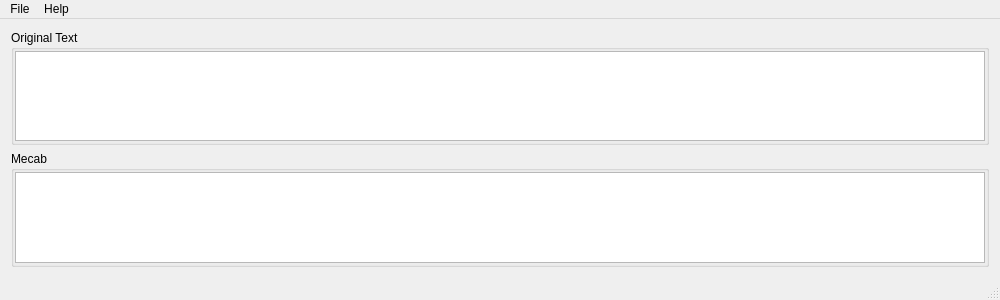
<?xml version="1.0" encoding="UTF-8"?>
<ui version="4.0">
 <class>MainWindow</class>
 <widget class="QMainWindow" name="MainWindow">
  <property name="geometry">
   <rect>
    <x>0</x>
    <y>0</y>
    <width>1000</width>
    <height>300</height>
   </rect>
  </property>
  <property name="minimumSize">
   <size>
    <width>300</width>
    <height>300</height>
   </size>
  </property>
  <property name="windowTitle">
   <string>Parser Waifu</string>
  </property>
  <widget class="QWidget" name="centralWidget">
   <layout class="QGridLayout" name="gridLayout">
    <property name="sizeConstraint">
     <enum>QLayout::SetNoConstraint</enum>
    </property>
    <item row="0" column="0">
     <widget class="QGroupBox" name="original_box">
      <property name="title">
       <string>Original Text</string>
      </property>
      <layout class="QVBoxLayout" name="verticalLayout">
       <property name="leftMargin">
        <number>1</number>
       </property>
       <property name="topMargin">
        <number>1</number>
       </property>
       <property name="rightMargin">
        <number>1</number>
       </property>
       <property name="bottomMargin">
        <number>1</number>
       </property>
       <item>
        <widget class="QTextEdit" name="original_text">
         <property name="font">
          <font>
           <pointsize>10</pointsize>
          </font>
         </property>
         <property name="readOnly">
          <bool>false</bool>
         </property>
        </widget>
       </item>
      </layout>
     </widget>
    </item>
    <item row="1" column="0">
     <widget class="QGroupBox" name="mecab_box">
      <property name="title">
       <string>Mecab</string>
      </property>
      <layout class="QVBoxLayout" name="verticalLayout_2">
       <property name="leftMargin">
        <number>1</number>
       </property>
       <property name="topMargin">
        <number>1</number>
       </property>
       <property name="rightMargin">
        <number>1</number>
       </property>
       <property name="bottomMargin">
        <number>1</number>
       </property>
       <item>
        <widget class="QTextEdit" name="mecab_text">
         <property name="font">
          <font>
           <pointsize>10</pointsize>
          </font>
         </property>
         <property name="readOnly">
          <bool>true</bool>
         </property>
        </widget>
       </item>
      </layout>
     </widget>
    </item>
   </layout>
  </widget>
  <widget class="QMenuBar" name="menuBar">
   <property name="geometry">
    <rect>
     <x>0</x>
     <y>0</y>
     <width>1000</width>
     <height>20</height>
    </rect>
   </property>
   <widget class="QMenu" name="menuFile">
    <property name="title">
     <string>File</string>
    </property>
    <addaction name="actionExit"/>
   </widget>
   <widget class="QMenu" name="menuHelp">
    <property name="title">
     <string>Help</string>
    </property>
    <addaction name="actionAbout"/>
   </widget>
   <addaction name="menuFile"/>
   <addaction name="menuHelp"/>
  </widget>
  <widget class="QStatusBar" name="statusBar"/>
  <action name="actionExit">
   <property name="text">
    <string>Exit</string>
   </property>
  </action>
  <action name="actionAbout">
   <property name="text">
    <string>About</string>
   </property>
  </action>
 </widget>
 <layoutdefault spacing="6" margin="11"/>
 <resources/>
 <connections>
  <connection>
   <sender>actionExit</sender>
   <signal>triggered()</signal>
   <receiver>MainWindow</receiver>
   <slot>close()</slot>
   <hints>
    <hint type="sourcelabel">
     <x>-1</x>
     <y>-1</y>
    </hint>
    <hint type="destinationlabel">
     <x>399</x>
     <y>149</y>
    </hint>
   </hints>
  </connection>
 </connections>
</ui>
